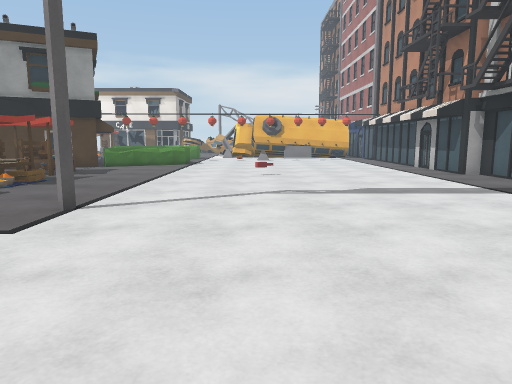
View 1 (above)

24 first-person views from a walk through a 3-D level made in the Unity game engine. The camera is 1.3 m above the floor, tilts 8° down and sees 70° across. Doors are open. The floor is counted in squares, 1 m on a side. Each view is taken from the middle of a square. On the plan, view 1 faces up. The plan holds only what a view shows up to about 15 squares ahead; the rest is blank. The place goes on beyond the plan. The player character is not drawn. Some surface patterns are stand-ins.

View 2
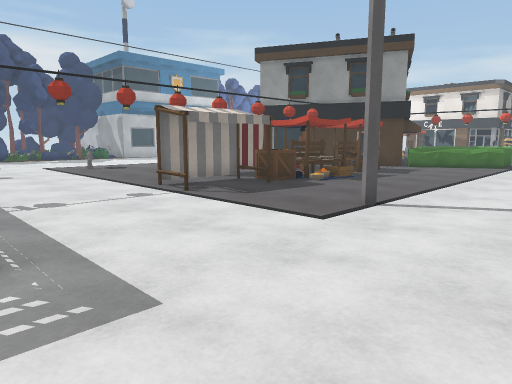

View 3
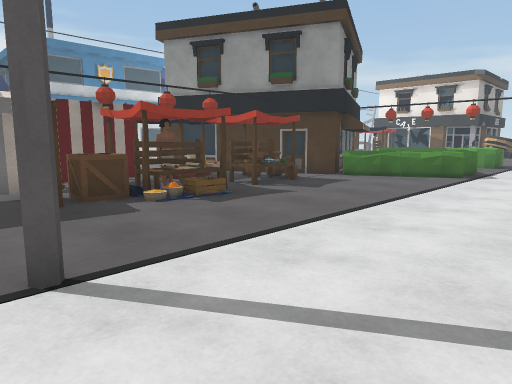

View 4
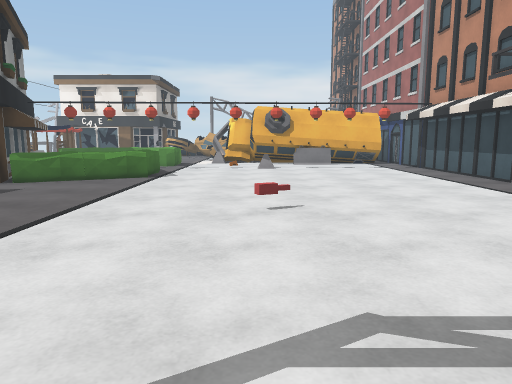

View 5
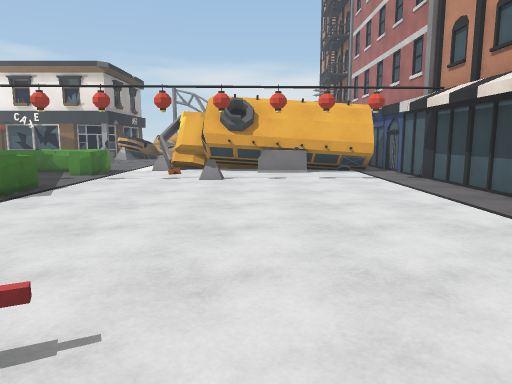

View 6
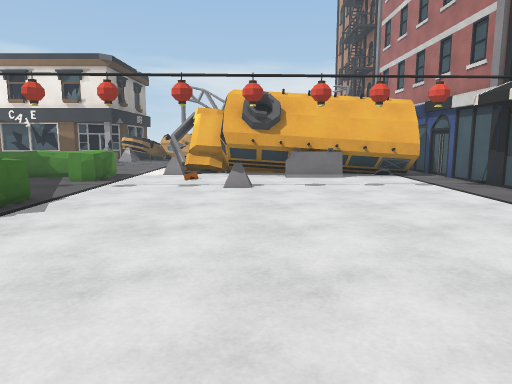

View 7
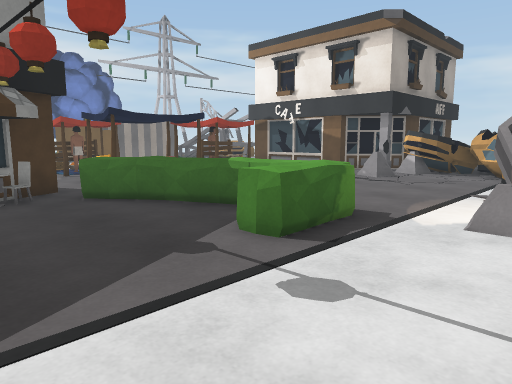

View 8
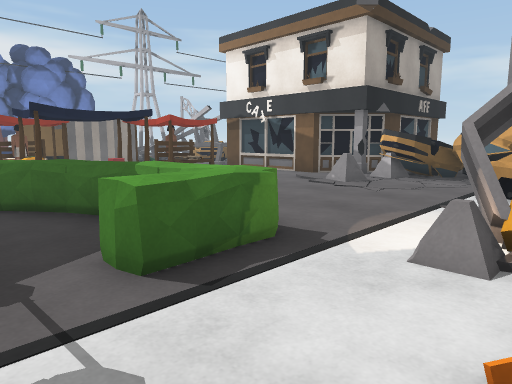

View 9
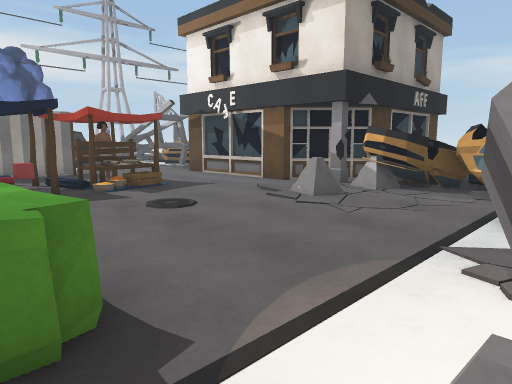

View 10
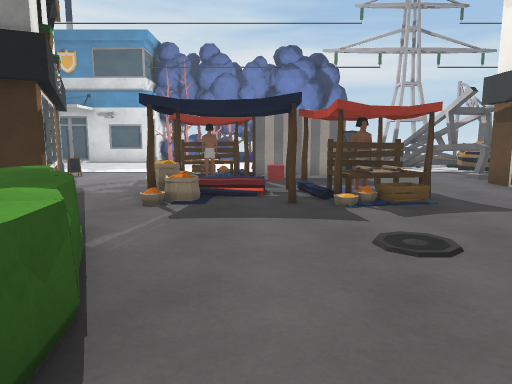

View 11
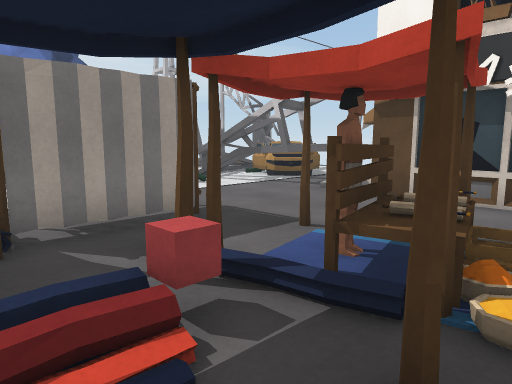

View 12
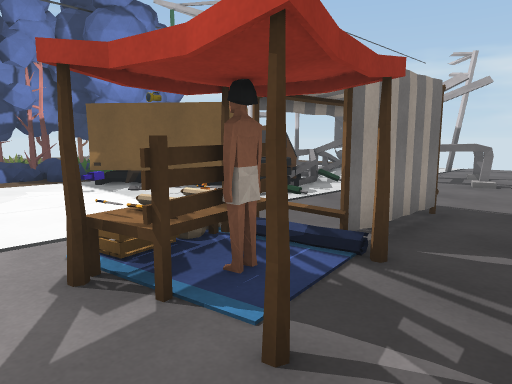

View 13
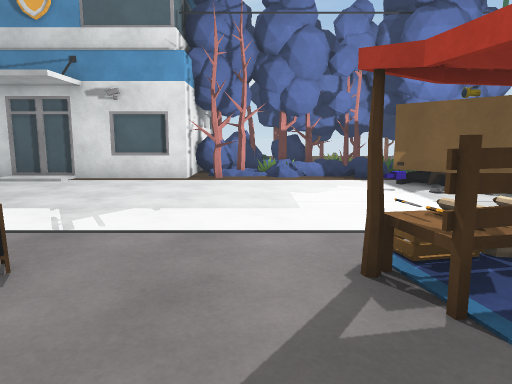

View 14
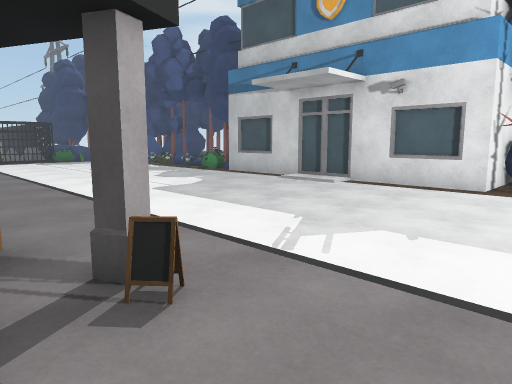

View 15
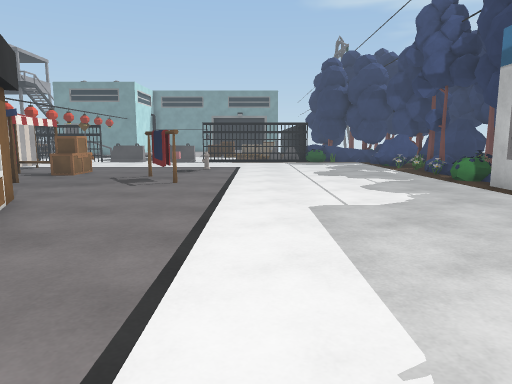

View 16
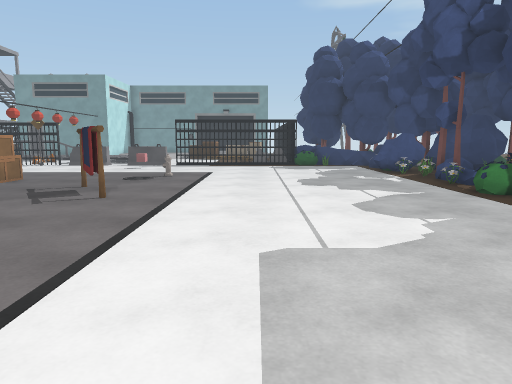

View 17
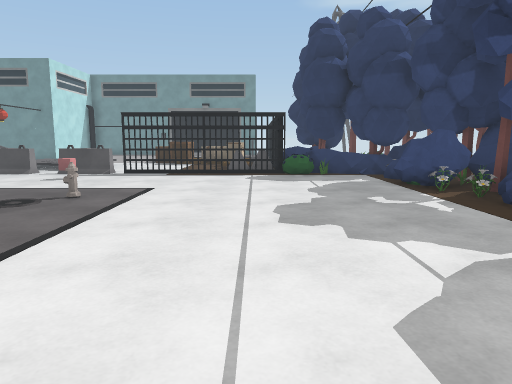

View 18
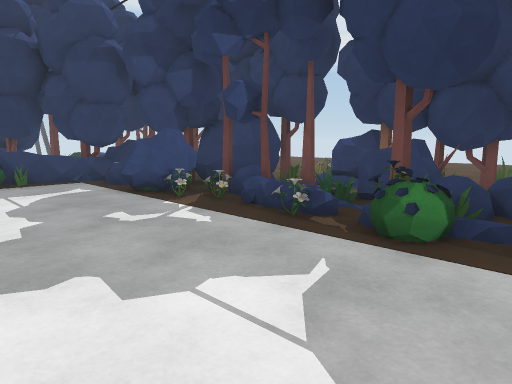

View 19
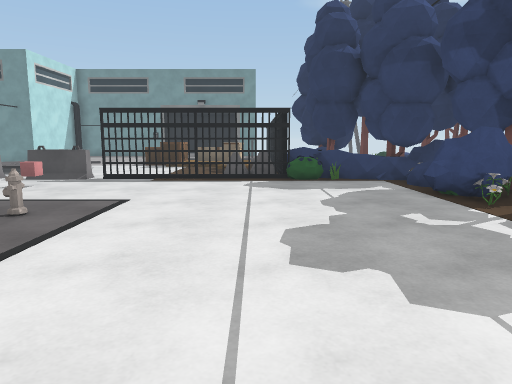

View 20
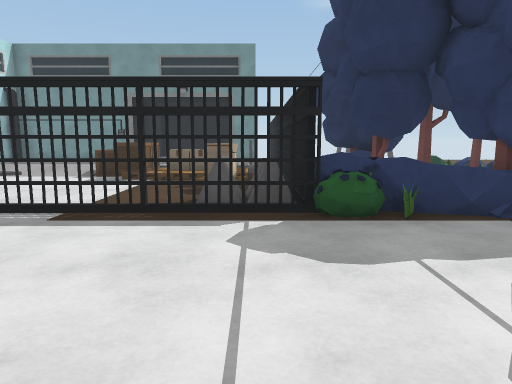

View 21
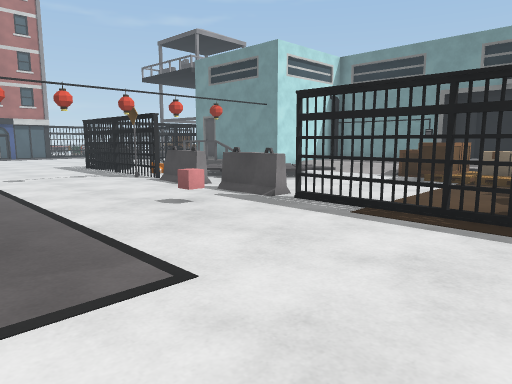

View 22
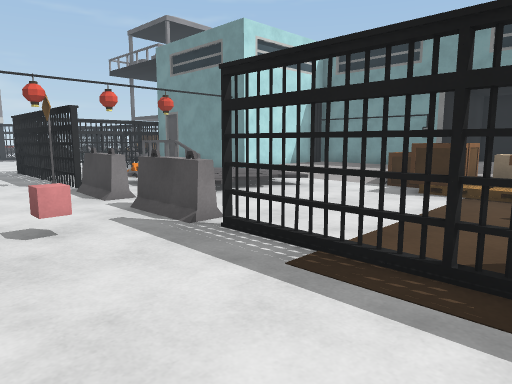

View 23
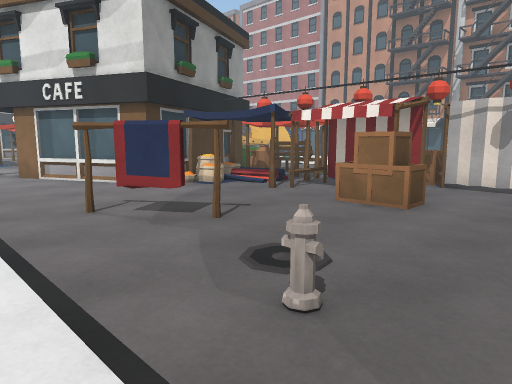

View 24
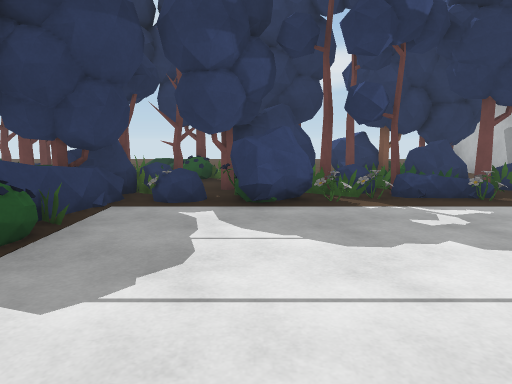

### Floor plan
Key: @ floor where view 1 was taken; # wall or solid block; x gap in a wall; . main floor; : floor 0.25 m higher than the main floor; / step, stairs or slope; = window, fence, low wall or low ledge; T table; C carpet; R crate; B building; U bus; A barrier; E car; F tree; K truck; G rack; H thing the floor can be seen under or through; O other object.
Columns run from 31 left of view 1 to 9 right of it. Each row starts with its distance up from view 1.
 40            E           #
 39           EEE##        #  O
 38          .E###.B      ##EEEE
 37          ######.     ## EEEE
 36         =###....##BB##.BEE.EE
 35          ==.................E
 34   FF      #.............A...E
 33   FF      O.......TT.........
 32          KOO...O.. T.........
 31        KKK.....O..CC.........
 30 F   O/KK... ...O.###........UU
 29 FF OO.K....  C.C...O.........UU#       #
 28 F   .......  TT...C......OO..A.UUUUUUUU#
 27     .........CO.O.OO...OOOOO...UUAAAUUU#
 26   FO:.........T......OOO..OO...........#
 25    F................#OO........AA......#
 24  FFFFF............###B..........A......#
 23 BFFFF...........#    BB................#
 22     #........BB      #B   OO...........#
 21     B..........       B   OO...........#
 20     #..........       #B OOO...........#
 19     #..........#      ##OOO............#
 18     #..........##    ###O..............
 17     #...........#   ##.O...............
 16     #...........#####.OO..............
 15      ...........# OO#OOT...............#
 14     B............. CO.TT...............##
 13     #.............OOOO..................#
 12  O  .........G.....#.OCT/...............#
 11 FOOOO.........G....#O.#T/...............
 10 FFOF..........GG....O.OO/..............
  9 FFFOO.............RRO.RR..............
  8 FOO.O.............RR..O...............
  7 FFOFO........O........O....#.........
  6  FFF.................O..............
  5 FFFFO...............................
  4  FFOOO.............................
  3   FOO..........OO.................
  2  FFFO...........O.................
  1 FF FFF............A..O=........
  0 O FF FOO#AHHx#xAAAAAA####OO#.. @
 -1 F    F  #OA......  ..:   OO
 -2  OF  FF #O........::::
 -3 F     F #.........::
 -4 F   FFF # O.......::
 -5       F # O..RR...::  =#
 -6  O      #  OORRR....##
 -7 OO         OORRR::::#

Where each view was taken, in squares from view 1:
view 1: 0 up, 0 right, facing up
view 2: 0 up, 0 right, facing up-left
view 3: 6 up, 0 right, facing up-left
view 4: 7 up, 0 right, facing up
view 5: 12 up, 2 right, facing up
view 6: 14 up, 1 right, facing up
view 7: 22 up, 1 left, facing up-left
view 8: 24 up, 1 left, facing up-left
view 9: 27 up, 2 left, facing up-left
view 10: 29 up, 4 left, facing left
view 11: 28 up, 11 left, facing up-left
view 12: 25 up, 14 left, facing up-left
view 13: 25 up, 14 left, facing left
view 14: 25 up, 16 left, facing down-left
view 15: 23 up, 20 left, facing down
view 16: 20 up, 21 left, facing down
view 17: 15 up, 22 left, facing down
view 18: 13 up, 22 left, facing down-left
view 19: 13 up, 22 left, facing down
view 20: 7 up, 22 left, facing down
view 21: 7 up, 22 left, facing down-right
view 22: 4 up, 21 left, facing down-right
view 23: 5 up, 20 left, facing up-right
view 24: 4 up, 19 left, facing left
